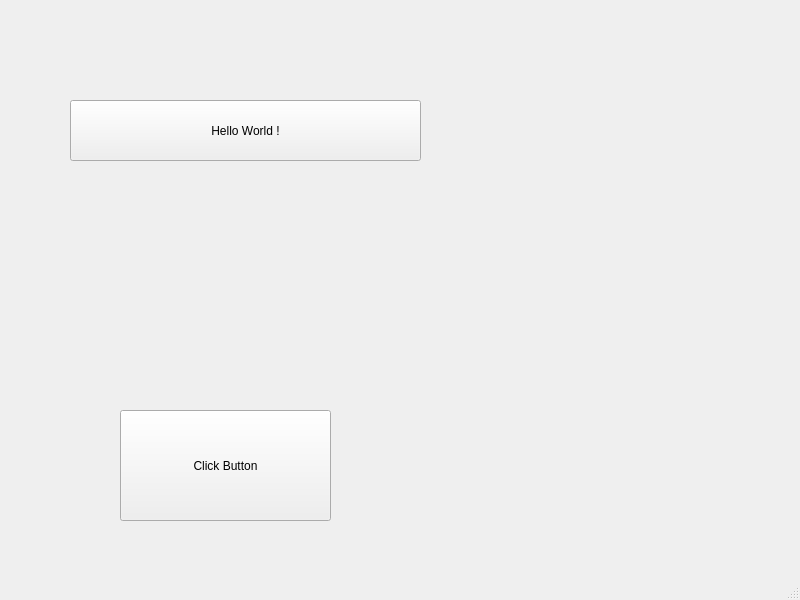
<?xml version="1.0" encoding="UTF-8"?>
<ui version="4.0">
 <class>MainWindow</class>
 <widget class="QMainWindow" name="MainWindow">
  <property name="geometry">
   <rect>
    <x>0</x>
    <y>0</y>
    <width>800</width>
    <height>600</height>
   </rect>
  </property>
  <property name="windowTitle">
   <string>MainWindow</string>
  </property>
  <widget class="QWidget" name="centralwidget">
   <widget class="QPushButton" name="push_button">
    <property name="geometry">
     <rect>
      <x>120</x>
      <y>410</y>
      <width>211</width>
      <height>111</height>
     </rect>
    </property>
    <property name="text">
     <string>Click Button</string>
    </property>
   </widget>
   <widget class="QPushButton" name="pushButton">
    <property name="geometry">
     <rect>
      <x>70</x>
      <y>100</y>
      <width>351</width>
      <height>61</height>
     </rect>
    </property>
    <property name="text">
     <string>Hello World !</string>
    </property>
   </widget>
  </widget>
  <widget class="QMenuBar" name="menubar">
   <property name="geometry">
    <rect>
     <x>0</x>
     <y>0</y>
     <width>800</width>
     <height>26</height>
    </rect>
   </property>
  </widget>
  <widget class="QStatusBar" name="statusbar"/>
 </widget>
 <resources/>
 <connections/>
</ui>
